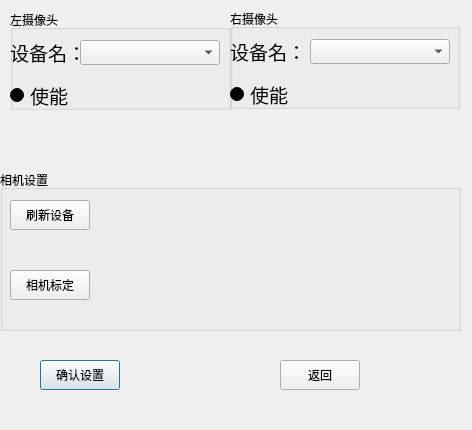
<?xml version="1.0" encoding="UTF-8"?>
<ui version="4.0">
 <class>CameraSetting_Dialog</class>
 <widget class="QDialog" name="CameraSetting_Dialog">
  <property name="geometry">
   <rect>
    <x>0</x>
    <y>0</y>
    <width>472</width>
    <height>430</height>
   </rect>
  </property>
  <property name="windowTitle">
   <string>Dialog</string>
  </property>
  <property name="styleSheet">
   <string notr="true">font: 14pt &quot;华文新魏&quot;;</string>
  </property>
  <widget class="QGroupBox" name="Left_CameraGroup">
   <property name="geometry">
    <rect>
     <x>10</x>
     <y>10</y>
     <width>221</width>
     <height>100</height>
    </rect>
   </property>
   <property name="title">
    <string>左摄像头</string>
   </property>
   <widget class="QComboBox" name="LeftCamera_DeviceList">
    <property name="geometry">
     <rect>
      <x>70</x>
      <y>30</y>
      <width>140</width>
      <height>25</height>
     </rect>
    </property>
   </widget>
   <widget class="QLabel" name="left_camera_deviceName">
    <property name="geometry">
     <rect>
      <x>0</x>
      <y>30</y>
      <width>71</width>
      <height>25</height>
     </rect>
    </property>
    <property name="font">
     <font>
      <family>华文新魏</family>
      <pointsize>14</pointsize>
      <weight>50</weight>
      <italic>false</italic>
      <bold>false</bold>
     </font>
    </property>
    <property name="styleSheet">
     <string notr="true">background-color: qlineargradient(spread:pad, x1:0.943, y1:0.193182, x2:0.187, y2:0.818182, stop:0 rgba(85, 255, 255, 0), stop:0.982955 rgba(255, 213, 162, 0));</string>
    </property>
    <property name="text">
     <string>设备名：</string>
    </property>
   </widget>
   <widget class="QRadioButton" name="leftEnable_btn">
    <property name="geometry">
     <rect>
      <x>0</x>
      <y>70</y>
      <width>61</width>
      <height>31</height>
     </rect>
    </property>
    <property name="font">
     <font>
      <family>华文新魏</family>
      <pointsize>14</pointsize>
      <weight>50</weight>
      <italic>false</italic>
      <bold>false</bold>
     </font>
    </property>
    <property name="styleSheet">
     <string notr="true">background-color: qlineargradient(spread:pad, x1:0.943, y1:0.193182, x2:0.187, y2:0.818182, stop:0 rgba(85, 255, 255, 0), stop:0.982955 rgba(255, 213, 162, 0));</string>
    </property>
    <property name="text">
     <string>使能</string>
    </property>
   </widget>
  </widget>
  <widget class="QGroupBox" name="Right_CameraGoup">
   <property name="geometry">
    <rect>
     <x>230</x>
     <y>9</y>
     <width>230</width>
     <height>100</height>
    </rect>
   </property>
   <property name="title">
    <string>右摄像头</string>
   </property>
   <widget class="QLabel" name="right_deviceName">
    <property name="geometry">
     <rect>
      <x>0</x>
      <y>30</y>
      <width>75</width>
      <height>25</height>
     </rect>
    </property>
    <property name="font">
     <font>
      <family>华文新魏</family>
      <pointsize>14</pointsize>
      <weight>50</weight>
      <italic>false</italic>
      <bold>false</bold>
     </font>
    </property>
    <property name="styleSheet">
     <string notr="true">background-color: qlineargradient(spread:pad, x1:0.943, y1:0.193182, x2:0.187, y2:0.818182, stop:0 rgba(85, 255, 255, 0), stop:0.982955 rgba(255, 213, 162, 0));</string>
    </property>
    <property name="text">
     <string>设备名：</string>
    </property>
   </widget>
   <widget class="QComboBox" name="Right_CameraDeviceList">
    <property name="geometry">
     <rect>
      <x>80</x>
      <y>30</y>
      <width>140</width>
      <height>25</height>
     </rect>
    </property>
   </widget>
   <widget class="QRadioButton" name="rightEnable_btn">
    <property name="geometry">
     <rect>
      <x>0</x>
      <y>70</y>
      <width>61</width>
      <height>31</height>
     </rect>
    </property>
    <property name="font">
     <font>
      <family>华文新魏</family>
      <pointsize>14</pointsize>
      <weight>50</weight>
      <italic>false</italic>
      <bold>false</bold>
     </font>
    </property>
    <property name="styleSheet">
     <string notr="true">background-color: qlineargradient(spread:pad, x1:0.943, y1:0.193182, x2:0.187, y2:0.818182, stop:0 rgba(85, 255, 255, 0), stop:0.982955 rgba(255, 213, 162, 0));</string>
    </property>
    <property name="text">
     <string>使能</string>
    </property>
   </widget>
  </widget>
  <widget class="QPushButton" name="SettingBtn">
   <property name="geometry">
    <rect>
     <x>40</x>
     <y>360</y>
     <width>80</width>
     <height>30</height>
    </rect>
   </property>
   <property name="text">
    <string>确认设置</string>
   </property>
  </widget>
  <widget class="QPushButton" name="ReturnBtn">
   <property name="geometry">
    <rect>
     <x>280</x>
     <y>360</y>
     <width>80</width>
     <height>30</height>
    </rect>
   </property>
   <property name="text">
    <string>返回</string>
   </property>
  </widget>
  <widget class="QGroupBox" name="signleCameraset">
   <property name="geometry">
    <rect>
     <x>0</x>
     <y>170</y>
     <width>461</width>
     <height>161</height>
    </rect>
   </property>
   <property name="title">
    <string>相机设置</string>
   </property>
   <widget class="QPushButton" name="CalibrationSingleCamera">
    <property name="geometry">
     <rect>
      <x>10</x>
      <y>100</y>
      <width>80</width>
      <height>30</height>
     </rect>
    </property>
    <property name="text">
     <string>相机标定</string>
    </property>
   </widget>
   <widget class="QPushButton" name="updateDevBtn">
    <property name="geometry">
     <rect>
      <x>10</x>
      <y>30</y>
      <width>80</width>
      <height>30</height>
     </rect>
    </property>
    <property name="text">
     <string>刷新设备</string>
    </property>
   </widget>
  </widget>
 </widget>
 <resources/>
 <connections/>
</ui>
